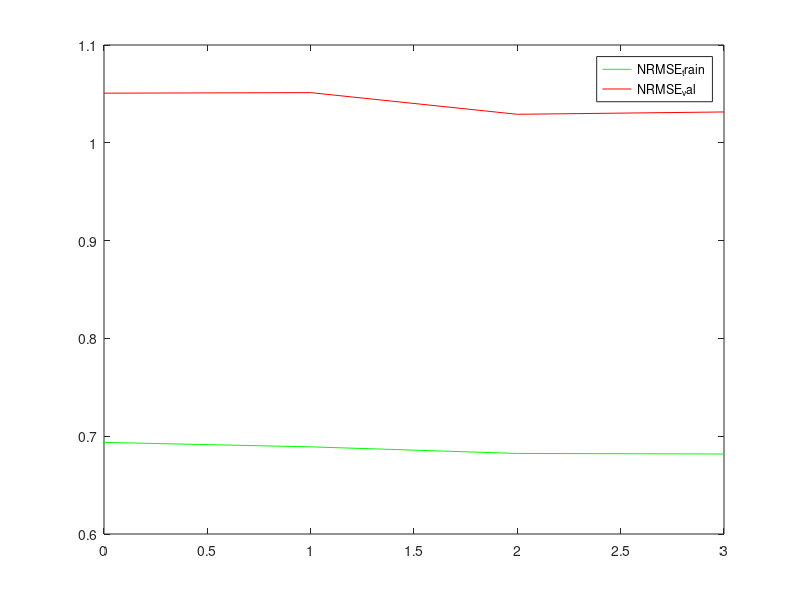
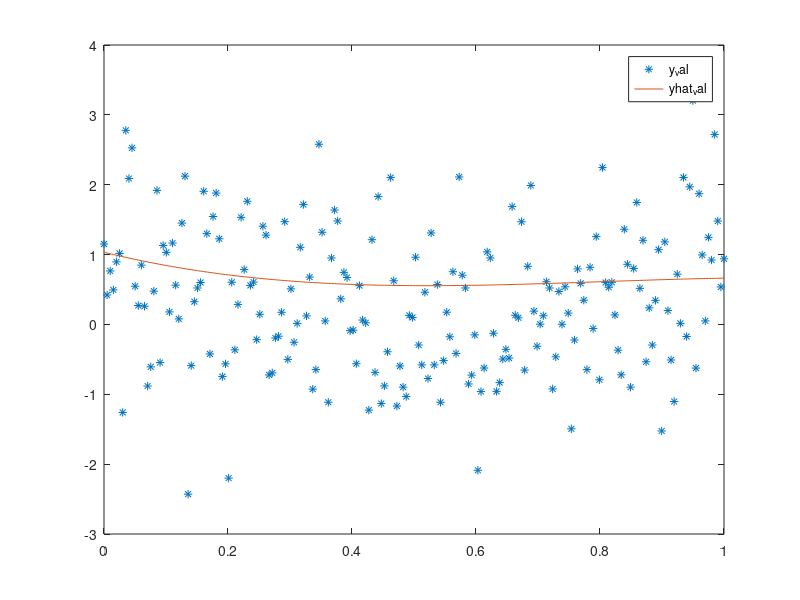

Write the MATLAB code that produced these figures, in order.
clear all, close all
% n-POLYNOMIAL REGRESSION
n=3;
%   Training Data
N_train=20;
x_train=linspace(0,1,N_train)';
y1=(4*(x_train-0.5).^2);
noise_train=randn(1,N_train)';
y_train=y1+noise_train;

%  Validation Data
N_val=200;
x_val=linspace(0,1,N_val)';
y2=(4*(x_val-0.5).^2);
noise_val=randn(1,N_val)';
y_val=y2+noise_val;

X_train=[];
NRMSE_train=[];
X_val=[];
NRMSE_val=[];
for k= 1:n+1
% REGRESSION MATRICES FOR TRAINING AND VALIDATION DATA 
X_train=[X_train x_train.^(k-1)];
X_val=[X_val x_val.^(k-1)];
% LEAST SQUARES ALGORITHM
% PHI TRAINING
phi_train=((X_train'*X_train)^(-1)*X_train')*y_train;
% MODEL OUTPUT TRAINING DATA
yhat_train=X_train*phi_train;
% MODEL OUTPUT VALIDATION DATA
yhat_val= X_val*phi_train;
% NRMSE TRAINING DATA
L=sqrt(mean((yhat_train-y_train).^2));
NRMSE_train=[NRMSE_train L];
% NRMSE VALIDATION DATA
M=sqrt(mean((yhat_val - y_val).^2));
NRMSE_val=[NRMSE_val M];
end

% NRMSE FOR TRAINING AND VALIDATION DATA
figure;
plot(0:n,NRMSE_train,'g');
hold on;
plot(0:n,NRMSE_val,'r');
hold off;
legend({'NRMSE_train','NRMSE_val'})
% Model Output(yhat) and Actual Value(y) for VALIDATION DATA
figure;
plot(x_val,y_val,'*');
hold on;
plot(x_val,yhat_val);
hold off;
legend({'y_val','yhat_val'})
